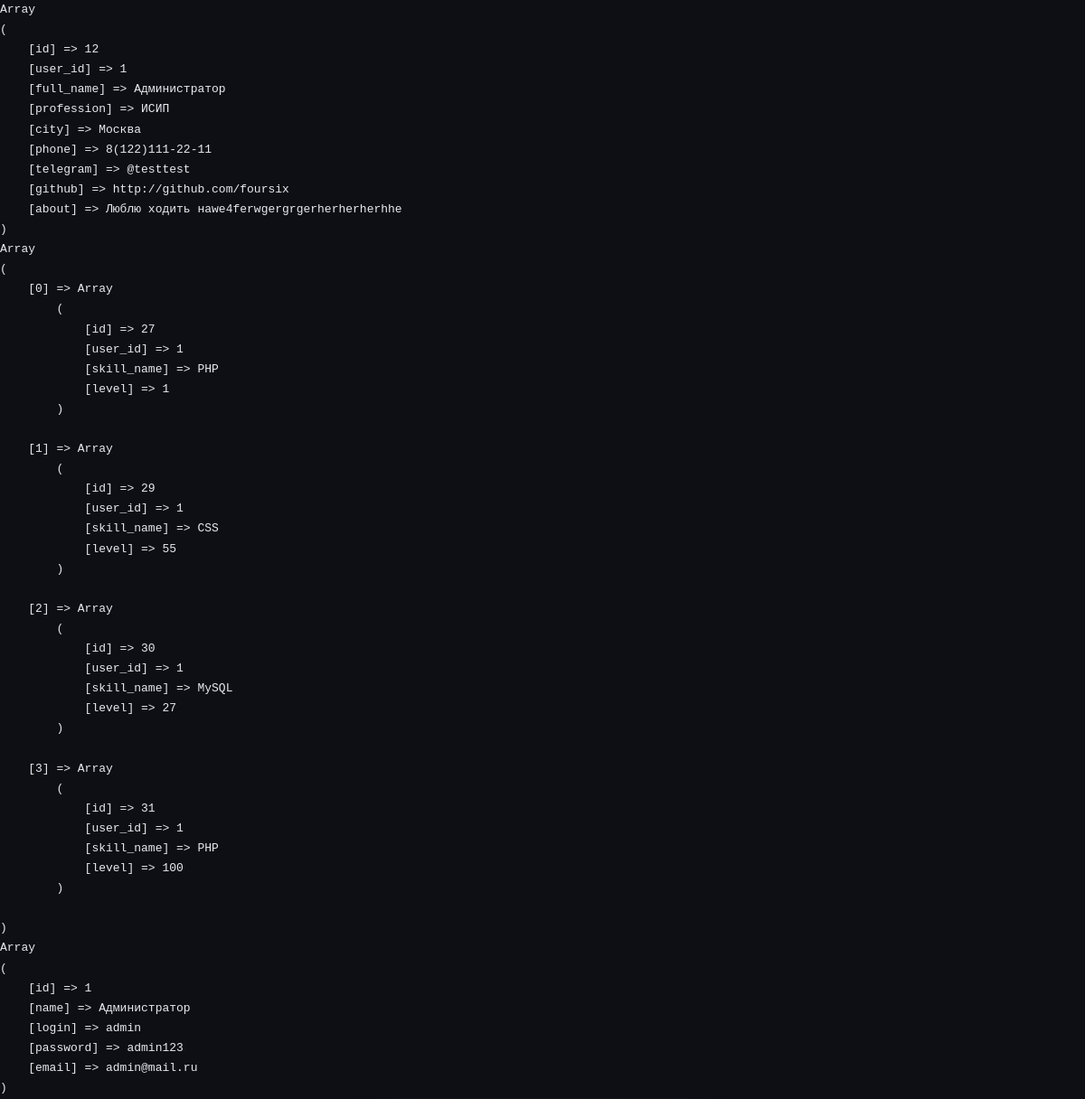
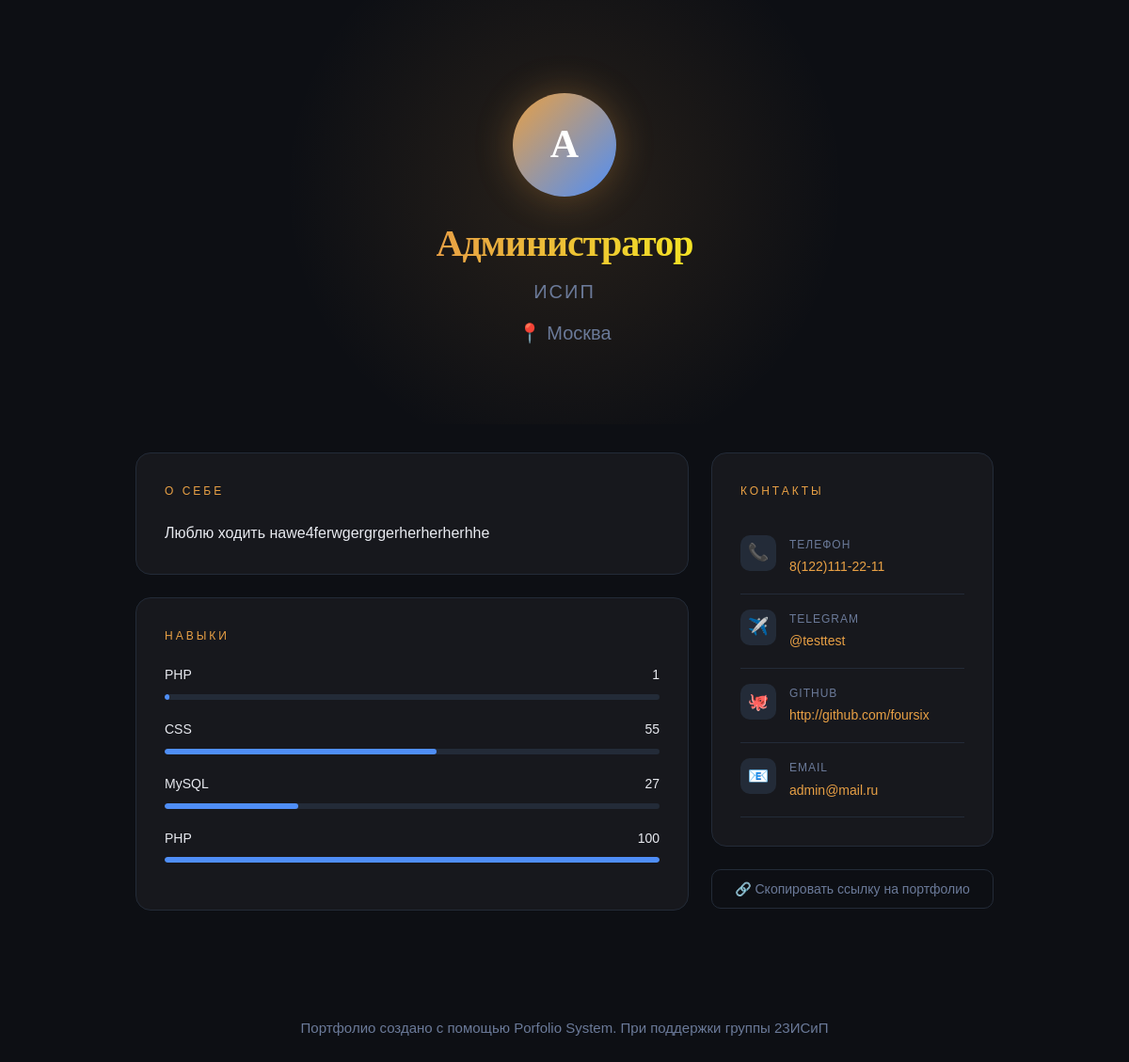
The page /portfolio.php?id=1 on the database its author committed (2 pictures, top to bottom).
### tables this page shows
CREATE TABLE `portfolio` (
  `id` int NOT NULL,
  `user_id` int NOT NULL,
  `full_name` varchar(200) DEFAULT NULL,
  `profession` varchar(200) DEFAULT NULL,
  `city` varchar(100) DEFAULT NULL,
  `phone` varchar(20) DEFAULT NULL,
  `telegram` varchar(100) DEFAULT NULL,
  `github` varchar(200) DEFAULT NULL,
  `about` text
);

CREATE TABLE `skills` (
  `id` int NOT NULL,
  `user_id` int NOT NULL,
  `skill_name` varchar(100) NOT NULL,
  `level` int NOT NULL
);

CREATE TABLE `users` (
  `id` int NOT NULL,
  `name` varchar(150) NOT NULL,
  `login` varchar(50) NOT NULL,
  `password` varchar(50) NOT NULL,
  `email` varchar(100) NOT NULL
);

### portfolio.php (the view, shortened to what this page needs)
<?php
require "BD.php";
$userID = (int)($_GET['id']);
$stmt = $pdo->prepare("SELECT * FROM portfolio WHERE user_id = :zon_uid");
$stmt->execute([':zon_uid' => $userID]);
$portfolio = $stmt->fetch(PDO::FETCH_ASSOC);
echo '<pre>' . print_r($portfolio, 1) . '</pre>';
$stmt = $pdo->prepare("SELECT * FROM skills WHERE user_id = :zon_uid");
$stmt->execute([':zon_uid' => $userID]);
$skills = $stmt->fetchAll(PDO::FETCH_ASSOC);
echo '<pre>' . print_r($skills, 1) . '</pre>';
$stmt = $pdo->prepare("SELECT * FROM users WHERE id = :zon_uid");
$stmt->execute([':zon_uid' => $userID]);
$user = $stmt->fetch(PDO::FETCH_ASSOC);
echo '<pre>' . print_r($user, 1) . '</pre>';
$name       = $portfolio['full_name']  ?? 'Неопознаный пользователь';
$profession = $portfolio['profession'] ?? 'Не заполнена';
$city       = $portfolio['city']       ?? 'Не известно';
$phone      = $portfolio['phone']      ?? 'Не известно';
$telegram   = $portfolio['telegram']   ?? '@null';
$Ghub       = $portfolio['github']     ?? 'https://null';
$mail       = $user['email']           ?? 'Отсутствует';
$about      = $portfolio['about']      ?? 'Раздел "О себе не заполнен"';
?>
<!DOCTYPE html>
<html lang="en">
<head>
    <link rel="stylesheet" href="css/style.css">
</head>
<body>
    <section class="hero">
        <div class="avatar"><?php echo mb_substr($name, 0, 1) ?></div>
        <h1><span><?php echo $name ?></span></h1>
        <div class="profession"><?php echo $profession ?></div>
        <div class="location"><?php echo $city ?></div>
    </section>
    <div class="container">
        <div class="main-content">
            <div class="card">
                <div class="section-label">О себе</div>
                <p class="about-text"><?php echo $about ?></p>
            </div>
            <div class="card">
                <div class="section-label">Навыки</div>
                <?php if (empty($skills)): ?>
                      <p class="empty">Навыков не нашлось!</p>
                <?php else: ?>
                        <?php foreach ($skills as $el): ?>
                                <div class="skill-item">
                                    <div class="skill-header">
                                        <span><?= $el['skill_name'] ?></span>
                                        <span><?= $el['level'] ?></span>
                                    </div>
                                    <div class="skill-bar-bg">
                                        <div class="skill-bar-fill" style="width: <?= $el['level'] ?>%"></div>
                                    </div>
                                </div>
                        <?php endforeach; ?>
                <?php endif; ?>
            </div>
        </div>
        <div class="sidebar">
            <div class="card">
                <div class="section-label">Контакты</div>
                <div class="contact-item">
                    <div class="contact-icon">📞</div>
                    <div>
                        <div class="contact-label">Телефон</div>
                        <div class="contact-value">
                            <a href=""><?php echo $phone ?></a>
                        </div>
                    </div>
                </div>
                <div class="contact-item">
                    <div class="contact-icon">✈️</div>
                    <div>
                        <div class="contact-label">Telegram</div>
                        <div class="contact-value">
                            <a href=""><?php echo $telegram ?></a>
                        </div>
                    </div>
                </div>
                <div class="contact-item">
                    <div class="contact-icon">🐙</div>
                    <div>
                        <div class="contact-label">GitHub</div>
                        <div class="contact-value">
                            <a href=""><?php echo $Ghub ?></a>
                        </div>
                    </div>
                </div>
                <div class="contact-item">
                    <div class="contact-icon">📧</div>
                    <div>
                        <div class="contact-label">Email</div>
                        <div class="contact-value">
                            <a href=""><?php echo $mail ?></a>
                        </div>
                    </div>
                </div>
            </div>
            <button id="sb" class="share-btn" onclick="copyLink()">
                🔗 Скопировать ссылку на портфолио
            </button>
        </div>
    </div>
    <div class="footer">
        Портфолио создано с помощью Porfolio System. При поддержки группы 23ИСиП
    </div>
</body>
</html>

### css/style.css (style rules this page uses)
*, *::before, *::after { padding: 0; margin: 0; box-sizing: border-box; }
:root { --bg: #0d0f14; --card: #17181d; --border: #232b38; --accent: #e8a045; --accent2: #4f8ef7; --text: #e8eaf0; --muted: #6b7a99; --font-head: 'Playfair Display', serif; --font-body: 'DM Sans', sans-serif; }
body { background: var(--bg); color: var(--text); font-family: var(--font-body); font-weight: 300; line-height: 1.7; min-height: 100vh; }
.hero { position: relative; padding: 100px 40px 80px; text-align: center; overflow: hidden; }
.hero::before { content: ''; position: absolute; top: -100; left: 50%; width: 600px; height: 600px; pointer-events: none; background: radial-gradient(circle, rgba(232, 160, 69, 0.12) 0%, transparent 70%); transform: translateX(-50%); z-index: -1; }
.avatar { width: 110px; height: 110px; display: flex; justify-content: center; align-items: center; font-family: var(--font-head); font-size: 42px; font-weight: 900; color: #fff; margin: 0 auto 28px; box-shadow: 0 0 40px rgba(232,160,69,0.3); background: linear-gradient(135deg, var(--accent), var(--accent2)); border-radius: 100%; }
.hero h1 { font-family: var(--font-head); font-size: 40px; font-weight: 900; letter-spacing: -1px; line-height: 1.1; }
.hero h1 span { background: linear-gradient(90deg, var(--accent), #f3e225); -webkit-background-clip: text; -webkit-text-fill-color: transparent; }
.profession { font-size: 20px; color: var(--muted); margin-top: 12px; letter-spacing: 2px; text-transform: uppercase; font-weight: 400; }
.location { display: inline-flex; align-items: center; gap: 6px; font-size: 20px; color: var(--muted); margin-top: 10px; }
.location::before { content: '📍'; }
.container { max-width: 960px; margin: 0 auto; padding: 0 24px 80px; display: grid; grid-template-columns: 1fr 300px; gap: 24px; }
.card { background: var(--card); border: 1px solid var(--border); border-radius: 16px; padding: 30px; }
.section-label { font-size: 12px; font-weight: 500; letter-spacing: 3px; text-transform: uppercase; color: var(--accent); margin-bottom: 20px; }
.main-content { display: flex; flex-direction: column; gap: 24px; margin-top: 30px; }
.sidebar { margin-top: 30px; display: flex; flex-direction: column; gap: 24px; }
.contact-item { display: flex; align-items: flex-start; gap:14px; padding: 16px 0px; border-bottom: 1px solid var(--border); }
.contact-icon { width: 38px; height: 38px; background: var(--border); border-radius: 10px; display: flex; align-items: center; justify-content: center; font-size: 18px; flex-shrink: 0; }
.contact-label { font-size: 12px; color: var(--muted); text-transform: uppercase; letter-spacing: 1px; }
.contact-value { font-size: 14px; margin-top: 2px; word-break: break-all; }
a { color: var(--accent); text-decoration: none; }
.skill-item { margin-bottom: 20px; }
.skill-header { display: flex; justify-content: space-between; margin-bottom: 8px; font-size: 14px; font-weight: 500; }
.skill-bar-bg { height: 6px; background: var(--border); border-radius: 99px; overflow: hidden; }
.skill-bar-fill { height: 100%; border-radius: 99px; background-color: var(--accent2); }
.footer { text-align: center; padding: 32px; font-size: 15px; color: var(--muted); }
.share-btn { width: 100%; padding: 12px; background: transparent; border: 1px solid var(--border); border-radius: 10px; color: var(--muted); font-family: var(--font-body); font-size: 14px; cursor: pointer; }

### rows shown on the page
portfolio: full_name "А", full_name "Администратор", profession "ИСИП", city "Москва", about "Люблю ходить наwe4ferwgergrgerherherherhhe", phone "8(122)111-22-11", telegram "@testtest", github "http://github.com/foursix"
skills: skill_name "PHP", level "1"
skills: skill_name "CSS", level "55"
skills: skill_name "MySQL", level "27"
skills: skill_name "PHP", level "100"
users: email "admin@mail.ru"

### other values the page prints
print_r($user, 1) "Array ( [id] => 1 [name] => Администратор [login] => admin [password] => admin123 [email] => admin@mail.ru )"
